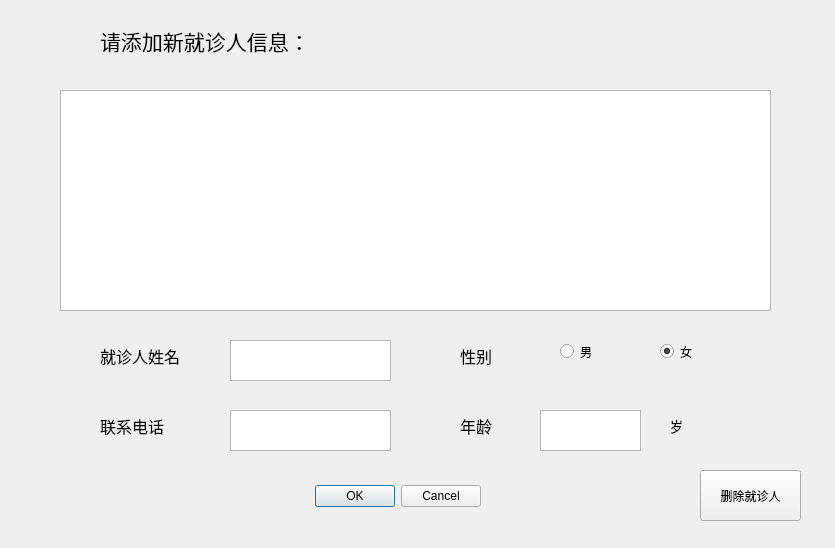
<?xml version="1.0" encoding="UTF-8"?>
<ui version="4.0">
 <class>AddpatientDlg</class>
 <widget class="QDialog" name="AddpatientDlg">
  <property name="geometry">
   <rect>
    <x>0</x>
    <y>0</y>
    <width>835</width>
    <height>548</height>
   </rect>
  </property>
  <property name="windowTitle">
   <string>Dialog</string>
  </property>
  <widget class="QDialogButtonBox" name="buttonBox">
   <property name="geometry">
    <rect>
     <x>140</x>
     <y>480</y>
     <width>341</width>
     <height>32</height>
    </rect>
   </property>
   <property name="orientation">
    <enum>Qt::Orientation::Horizontal</enum>
   </property>
   <property name="standardButtons">
    <set>QDialogButtonBox::StandardButton::Cancel|QDialogButtonBox::StandardButton::Ok</set>
   </property>
  </widget>
  <widget class="QLabel" name="label_Gender">
   <property name="geometry">
    <rect>
     <x>460</x>
     <y>340</y>
     <width>51</width>
     <height>31</height>
    </rect>
   </property>
   <property name="font">
    <font>
     <pointsize>12</pointsize>
    </font>
   </property>
   <property name="text">
    <string>性别</string>
   </property>
  </widget>
  <widget class="QLabel" name="label_Age">
   <property name="geometry">
    <rect>
     <x>460</x>
     <y>410</y>
     <width>61</width>
     <height>31</height>
    </rect>
   </property>
   <property name="font">
    <font>
     <pointsize>12</pointsize>
    </font>
   </property>
   <property name="text">
    <string>年龄</string>
   </property>
  </widget>
  <widget class="QLabel" name="label_Phone">
   <property name="geometry">
    <rect>
     <x>100</x>
     <y>410</y>
     <width>121</width>
     <height>31</height>
    </rect>
   </property>
   <property name="font">
    <font>
     <pointsize>12</pointsize>
    </font>
   </property>
   <property name="text">
    <string>联系电话</string>
   </property>
  </widget>
  <widget class="QTextEdit" name="textEdit_Phone">
   <property name="geometry">
    <rect>
     <x>230</x>
     <y>410</y>
     <width>161</width>
     <height>41</height>
    </rect>
   </property>
   <property name="font">
    <font>
     <pointsize>12</pointsize>
    </font>
   </property>
  </widget>
  <widget class="QTextEdit" name="textEdit_Age">
   <property name="enabled">
    <bool>true</bool>
   </property>
   <property name="geometry">
    <rect>
     <x>540</x>
     <y>410</y>
     <width>101</width>
     <height>41</height>
    </rect>
   </property>
   <property name="font">
    <font>
     <pointsize>12</pointsize>
    </font>
   </property>
  </widget>
  <widget class="QTextEdit" name="textEdit_Name">
   <property name="geometry">
    <rect>
     <x>230</x>
     <y>340</y>
     <width>161</width>
     <height>41</height>
    </rect>
   </property>
   <property name="font">
    <font>
     <pointsize>12</pointsize>
    </font>
   </property>
  </widget>
  <widget class="QLabel" name="label_Name">
   <property name="geometry">
    <rect>
     <x>100</x>
     <y>340</y>
     <width>121</width>
     <height>31</height>
    </rect>
   </property>
   <property name="font">
    <font>
     <pointsize>12</pointsize>
    </font>
   </property>
   <property name="text">
    <string>就诊人姓名</string>
   </property>
  </widget>
  <widget class="QLabel" name="label_Year">
   <property name="geometry">
    <rect>
     <x>670</x>
     <y>410</y>
     <width>121</width>
     <height>31</height>
    </rect>
   </property>
   <property name="font">
    <font>
     <pointsize>10</pointsize>
    </font>
   </property>
   <property name="text">
    <string>岁</string>
   </property>
  </widget>
  <widget class="QLabel" name="labe_AddInformation">
   <property name="geometry">
    <rect>
     <x>100</x>
     <y>10</y>
     <width>391</width>
     <height>61</height>
    </rect>
   </property>
   <property name="font">
    <font>
     <family>Modern No. 20</family>
     <pointsize>16</pointsize>
    </font>
   </property>
   <property name="text">
    <string>请添加新就诊人信息：</string>
   </property>
  </widget>
  <widget class="QRadioButton" name="radioButton_Male">
   <property name="geometry">
    <rect>
     <x>560</x>
     <y>340</y>
     <width>51</width>
     <height>23</height>
    </rect>
   </property>
   <property name="text">
    <string>男</string>
   </property>
  </widget>
  <widget class="QTableWidget" name="tableWidgetPatient">
   <property name="geometry">
    <rect>
     <x>60</x>
     <y>90</y>
     <width>711</width>
     <height>221</height>
    </rect>
   </property>
  </widget>
  <widget class="QRadioButton" name="radioButton_Female">
   <property name="geometry">
    <rect>
     <x>660</x>
     <y>340</y>
     <width>51</width>
     <height>23</height>
    </rect>
   </property>
   <property name="text">
    <string>女</string>
   </property>
   <property name="checked">
    <bool>true</bool>
   </property>
  </widget>
  <widget class="QPushButton" name="pushButton_DeletePatient">
   <property name="geometry">
    <rect>
     <x>700</x>
     <y>470</y>
     <width>101</width>
     <height>51</height>
    </rect>
   </property>
   <property name="text">
    <string>删除就诊人</string>
   </property>
  </widget>
  <widget class="QLabel" name="label_Image">
   <property name="geometry">
    <rect>
     <x>20</x>
     <y>20</y>
     <width>69</width>
     <height>41</height>
    </rect>
   </property>
   <property name="styleSheet">
    <string notr="true">image: url(:/Patient.png);</string>
   </property>
   <property name="text">
    <string/>
   </property>
  </widget>
 </widget>
 <resources/>
 <connections>
  <connection>
   <sender>buttonBox</sender>
   <signal>accepted()</signal>
   <receiver>AddpatientDlg</receiver>
   <slot>accept()</slot>
   <hints>
    <hint type="sourcelabel">
     <x>248</x>
     <y>254</y>
    </hint>
    <hint type="destinationlabel">
     <x>157</x>
     <y>274</y>
    </hint>
   </hints>
  </connection>
  <connection>
   <sender>buttonBox</sender>
   <signal>rejected()</signal>
   <receiver>AddpatientDlg</receiver>
   <slot>reject()</slot>
   <hints>
    <hint type="sourcelabel">
     <x>316</x>
     <y>260</y>
    </hint>
    <hint type="destinationlabel">
     <x>286</x>
     <y>274</y>
    </hint>
   </hints>
  </connection>
 </connections>
</ui>
